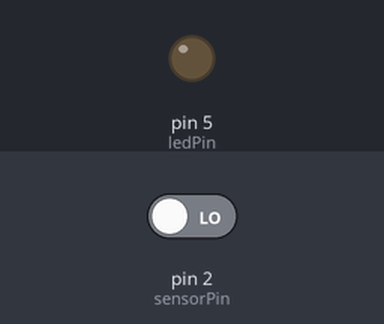
A sketch run on a simulated Arduino Uno, built with avr-gcc and run on an emulated ATmega328P. Parts: output pins drawn as LEDs (lit = HIGH). The test bench sets the inputs (shaded band); at power-on: pin 2 (sensorPin) LOW.

Above: at 1.2 s.
1.3 s: pin 2 (sensorPin) driven HIGH
At 2.3 s:
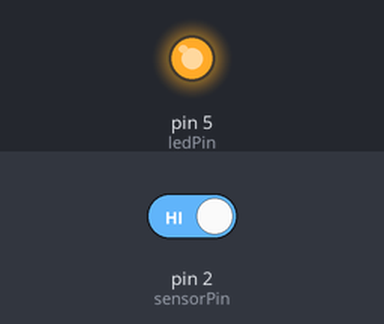
2.8 s: pin 2 (sensorPin) driven LOW
At 3.4 s:
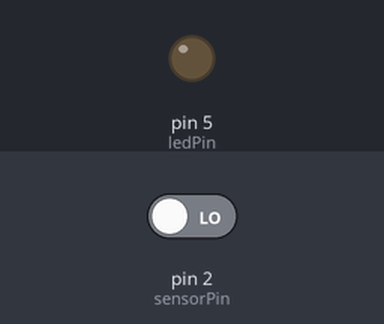
Timing chart, 0 to 5.8 s (numbered marks = the images above; inputs shaded):
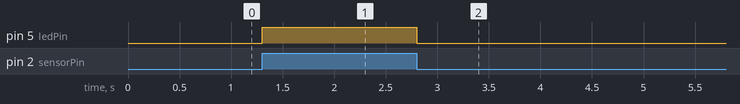

Measured:
- after the input at 1.3 s, pin 5 (ledPin): LOW → HIGH at once
- after the input at 2.8 s, pin 5 (ledPin): HIGH → LOW at once

The sketch:

Sensor.ino
```cpp
int sensorPin=2;
int ledPin =5;
void setup() {
  // put your setup code here, to run once:
pinMode(sensorPin, INPUT)
;pinMode(ledPin, OUTPUT)
;}

void loop() {
  // put your main code here, to run repeatedly:
if(digitalRead(sensorPin)==HIGH){
digitalWrite(ledPin, HIGH);}
else{
  digitalWrite(ledPin, LOW);}
  }
```
